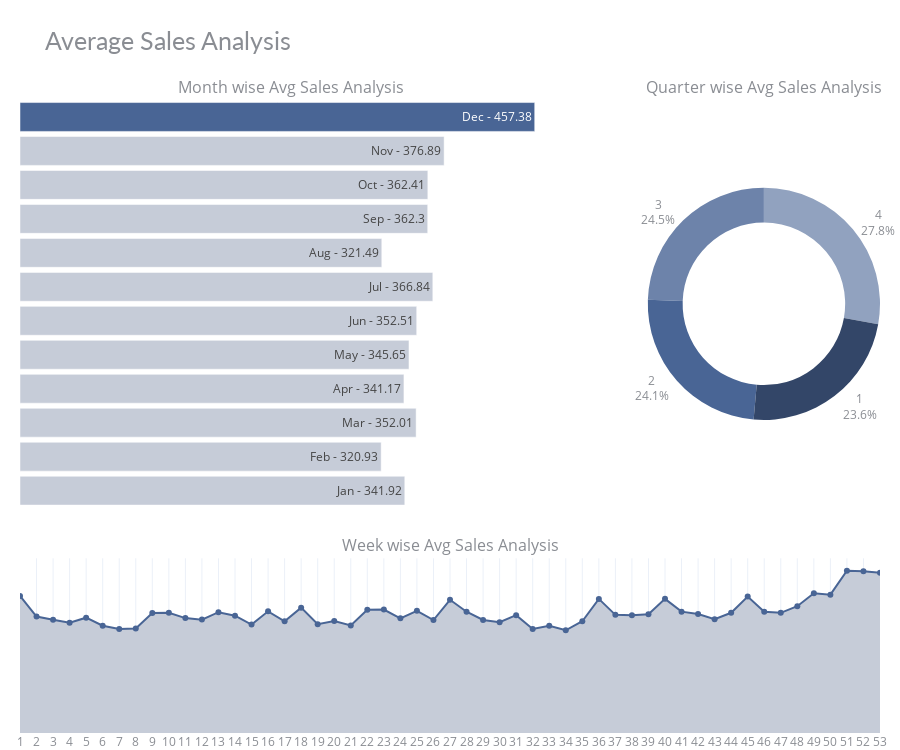

Notebook cell for this chart:
### Markdown cell above
Interpret: Highest sales are made by the products like grocery and beverages. Store A has the highest sales which is 38%.

### Code cell
df_m_sa = df_data[:train.shape[0]].groupby('month').agg({"sales" : "mean"}).reset_index()
df_m_sa['sales'] = round(df_m_sa['sales'],2)
df_m_sa['month_text'] = df_m_sa['month'].astype(int).apply(lambda x: calendar.month_abbr[x])
df_m_sa['text'] = df_m_sa['month_text'] + ' - ' + df_m_sa['sales'].astype(str) 

df_w_sa = df_data[:train.shape[0]].groupby('week').agg({"sales" : "mean"}).reset_index() 
df_q_sa = df_data[:train.shape[0]].groupby('quarter').agg({"sales" : "mean"}).reset_index() 
# chart color
df_m_sa['color'] = '#496595'
df_m_sa['color'][:-1] = '#c6ccd8'
df_w_sa['color'] = '#c6ccd8'

# chart
fig = make_subplots(rows=2, cols=2, vertical_spacing=0.08,
                    row_heights=[0.7, 0.3], 
                    specs=[[{"type": "bar"}, {"type": "pie"}],
                           [{"colspan": 2}, None]],
                    column_widths=[0.7, 0.3],
                    subplot_titles=("Month wise Avg Sales Analysis", "Quarter wise Avg Sales Analysis", 
                                    "Week wise Avg Sales Analysis"))

fig.add_trace(go.Bar(x=df_m_sa['sales'], y=df_m_sa['month'], marker=dict(color= df_m_sa['color']),
                     text=df_m_sa['text'],textposition='auto',
                     name='Month', orientation='h'), 
                     row=1, col=1)
fig.add_trace(go.Pie(values=df_q_sa['sales'], labels=df_q_sa['quarter'], name='Quarter',
                     marker=dict(colors=['#334668','#496595','#6D83AA','#91A2BF','#C8D0DF']), hole=0.7,
                     hoverinfo='label+percent+value', textinfo='label+percent'), 
                     row=1, col=2)
fig.add_trace(go.Scatter(x=df_w_sa['week'], y=df_w_sa['sales'], mode='lines+markers', fill='tozeroy', fillcolor='#c6ccd8',
                     marker=dict(color= '#496595'), name='Week'), 
                     row=2, col=1)

# styling
fig.update_yaxes(visible=False, row=1, col=1)
fig.update_xaxes(visible=False, row=1, col=1)
fig.update_xaxes(tickmode = 'array', tickvals=df_w_sa.week, ticktext=[i for i in range(1,53)], 
                 row=2, col=1)
fig.update_yaxes(visible=False, row=2, col=1)
fig.update_layout(height=750, bargap=0.15,
                  margin=dict(b=0,r=20,l=20), 
                  title_text="Average Sales Analysis",
                  template="plotly_white",
                  title_font=dict(size=25, color='#8a8d93', family="Lato, sans-serif"),
                  font=dict(color='#8a8d93'),
                  hoverlabel=dict(bgcolor="#f2f2f2", font_size=13, font_family="Lato, sans-serif"),
                  showlegend=False)
fig.show()

### Figure 1 — Plotly figure (JSON) as saved in the notebook; plotly's stock layout.template omitted (floating-point values rounded to 4 significant figures)
{"data": [{"marker": {"color": ["#c6ccd8", "#c6ccd8", "#c6ccd8", "#c6ccd8", "#c6ccd8", "#c6ccd8", "#c6ccd8", "#c6ccd8", "#c6ccd8", "#c6ccd8", "#c6ccd8", "#496595"]}, "name": "Month", "orientation": "h", "text": ["Jan - 341.92", "Feb - 320.93", "Mar - 352.01", "Apr - 341.17", "May - 345.65", "Jun - 352.51", "Jul - 366.84", "Aug - 321.49", "Sep - 362.3", "Oct - 362.41", "Nov - 376.89", "Dec - 457.38"], "textposition": "auto", "type": "bar", "x": [341.9, 320.9, 352.0, 341.2, 345.6, 352.5, 366.8, 321.5, 362.3, 362.4, 376.9, 457.4], "xaxis": "x", "y": [1, 2, 3, 4, 5, 6, 7, 8, 9, 10, 11, 12], "yaxis": "y"}, {"domain": {"x": [0.73, 1], "y": [0.356, 1]}, "hole": 0.7, "hoverinfo": "label+percent+value", "labels": [1, 2, 3, 4], "marker": {"colors": ["#334668", "#496595", "#6D83AA", "#91A2BF", "#C8D0DF"]}, "name": "Quarter", "textinfo": "label+percent", "type": "pie", "values": [338.8, 346.5, 351.0, 399.2]}, {"fill": "tozeroy", "fillcolor": "#c6ccd8", "marker": {"color": "#496595"}, "mode": "lines+markers", "name": "Week", "type": "scatter", "x": [1, 2, 3, 4, 5, 6, 7, 8, 9, 10, 11, 12, 13, 14, 15, 16, 17, 18, 19, 20, 21, 22, 23, 24, 25, 26, 27, 28, 29, 30, 31, 32, 33, 34, 35, 36, 37, 38, 39, 40, 41, 42, 43, 44, 45, 46, 47, 48, 49, 50, 51, 52, 53], "xaxis": "x2", "y": [409.1, 347.5, 338.1, 329.2, 344.2, 320.1, 310.4, 311.9, 358.2, 358.6, 343.0, 338.4, 360.5, 350.2, 323.5, 363.1, 333.5, 374.1, 324.7, 334.4, 321.1, 367.7, 368.6, 342.2, 364.8, 337.2, 397.5, 362.0, 337.5, 330.8, 351.8, 310.4, 320.3, 306.6, 333.6, 400.3, 352.6, 351.5, 354.2, 400.3, 362.2, 354.9, 339.6, 358.8, 407.3, 361.6, 358.7, 378.6, 417.3, 412.9, 484.2, 482.9, 478.2], "yaxis": "y2"}], "layout": {"annotations": [{"font": {"size": 16}, "showarrow": false, "text": "Month wise Avg Sales Analysis", "x": 0.315, "xanchor": "center", "xref": "paper", "y": 1, "yanchor": "bottom", "yref": "paper"}, {"font": {"size": 16}, "showarrow": false, "text": "Quarter wise Avg Sales Analysis", "x": 0.865, "xanchor": "center", "xref": "paper", "y": 1, "yanchor": "bottom", "yref": "paper"}, {"font": {"size": 16}, "showarrow": false, "text": "Week wise Avg Sales Analysis", "x": 0.5, "xanchor": "center", "xref": "paper", "y": 0.276, "yanchor": "bottom", "yref": "paper"}], "bargap": 0.15, "font": {"color": "#8a8d93"}, "height": 750, "hoverlabel": {"bgcolor": "#f2f2f2", "font": {"family": "Lato, sans-serif", "size": 13}}, "margin": {"b": 0, "l": 20, "r": 20}, "showlegend": false, "title": {"font": {"color": "#8a8d93", "family": "Lato, sans-serif", "size": 25}, "text": "Average Sales Analysis"}, "xaxis": {"anchor": "y", "domain": [0, 0.63], "visible": false}, "xaxis2": {"anchor": "y2", "domain": [0, 1], "tickmode": "array", "ticktext": [1, 2, 3, 4, 5, 6, 7, 8, 9, 10, 11, 12, 13, 14, 15, 16, 17, 18, 19, 20, 21, 22, 23, 24, 25, 26, 27, 28, 29, 30, 31, 32, 33, 34, 35, 36, 37, 38, 39, 40, 41, 42, 43, 44, 45, 46, 47, 48, 49, 50, 51, 52], "tickvals": [1, 2, 3, 4, 5, 6, 7, 8, 9, 10, 11, 12, 13, 14, 15, 16, 17, 18, 19, 20, 21, 22, 23, 24, 25, 26, 27, 28, 29, 30, 31, 32, 33, 34, 35, 36, 37, 38, 39, 40, 41, 42, 43, 44, 45, 46, 47, 48, 49, 50, 51, 52, 53]}, "yaxis": {"anchor": "x", "domain": [0.356, 1], "visible": false}, "yaxis2": {"anchor": "x2", "domain": [0, 0.276], "visible": false}}}
